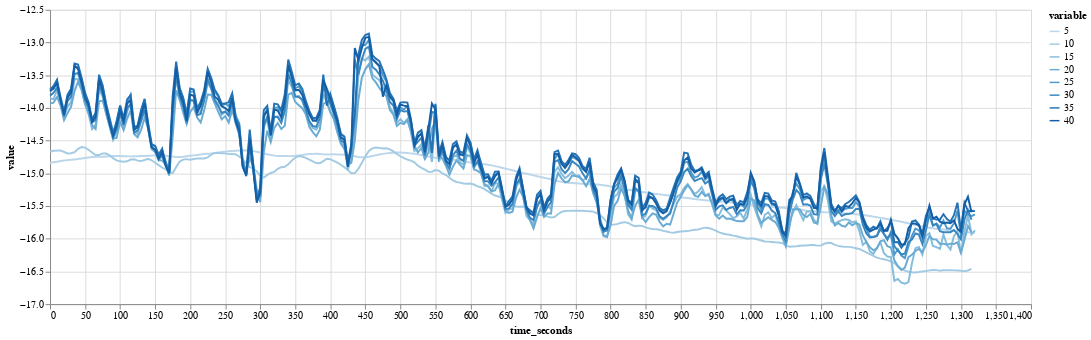

Source (notebook cell):
### Code cell
alt.Chart(df).mark_line().encode(
    alt.X('time_seconds:Q'),
    alt.Y('value:Q', scale=alt.Scale(zero=False)),
    alt.Color('variable:O')
).properties(width=1000)

### Figure 1 — Vega-Lite specification as saved in the notebook (floating-point values rounded to 4 significant figures; data arrays with more than 128 entries replaced by an {"elided": "..."} marker saying what was removed)
{"config": {"view": {"continuousWidth": 400, "continuousHeight": 300}}, "data": {"name": "data-decadc7c81eabe67650c9123b9e80f83"}, "mark": "line", "encoding": {"color": {"field": "variable", "type": "ordinal"}, "x": {"field": "time_seconds", "type": "quantitative"}, "y": {"field": "value", "scale": {"zero": false}, "type": "quantitative"}}, "width": 1000, "$schema": "https://vega.github.io/schema/vega-lite/v4.17.0.json", "datasets": {"data-decadc7c81eabe67650c9123b9e80f83": {"elided": "2116 records"}}}
